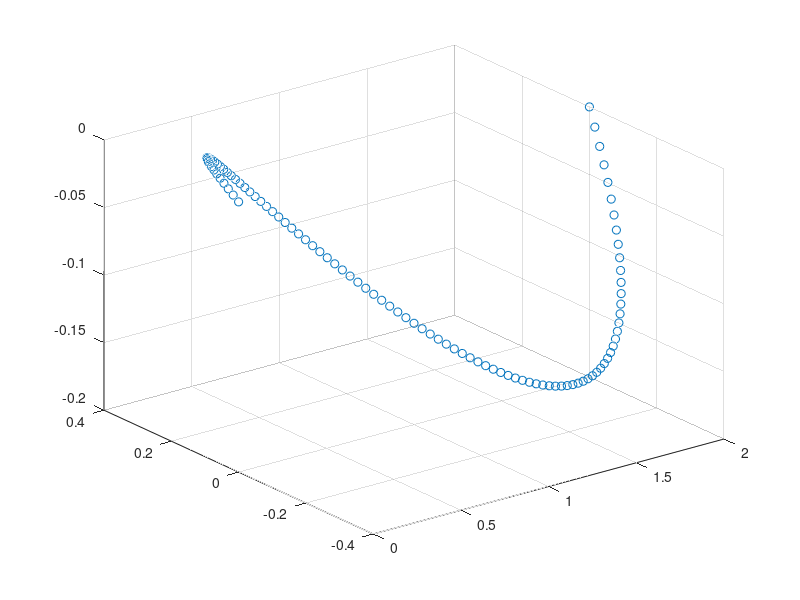

MATLAB code to generate this figure: (Note: this script raises an error after producing the figure.)
%% Ferguson Curve in 3D

clear all; close all; clc
%% by matrices (using Loop) [discrete]
theta_0=pi/4;theta_1=pi/4; theta_2=pi/4; alpha=5;
r0=[0 0 0];
r1=[2 0 0];
t0=[alpha*cos(theta_0) alpha*sin(theta_0) 0];
t1=[alpha*cos(theta_1) alpha*cos(theta_1) 1];
Sum_Ud=[];

for ud=0:0.01:1;
    Ud = [1 ud ud^2 ud^3];
    Sum_Ud=cat(1,Sum_Ud,Ud);
end

C=[1 0 0 0; 0 0 1 0;-3 3 -2 -1;2 -2 1 1];
S=[r0; r1; t0; t1];

R = Sum_Ud*C*S;
%Plot
figure(1)
plot3(R(:,1),R(:,2),R(:,3),'o')
hold on
grid on

%% by matrices (using syms) [analytic]
syms u
theta_0=pi/4;theta_1=pi/4; alpha=5;
r0=[0 0 0];
r1=[2 0 0];
t0=[alpha*cos(theta_0) alpha*sin(theta_0) alpha*cos(pi/4)];
t1=[alpha*cos(theta_1) alpha*cos(theta_1) alpha*sin(pi/4)];
U = [1 u u^2 u^3];

C=[1 0 0 0; 0 0 1 0;-3 3 -2 -1;2 -2 1 1];
S=[r0; r1; t0; t1];

R = U*C*S;
%Plot
figure(1)
ezplot3(R(1),R(2),R(3),[0 1])
hold on
grid on